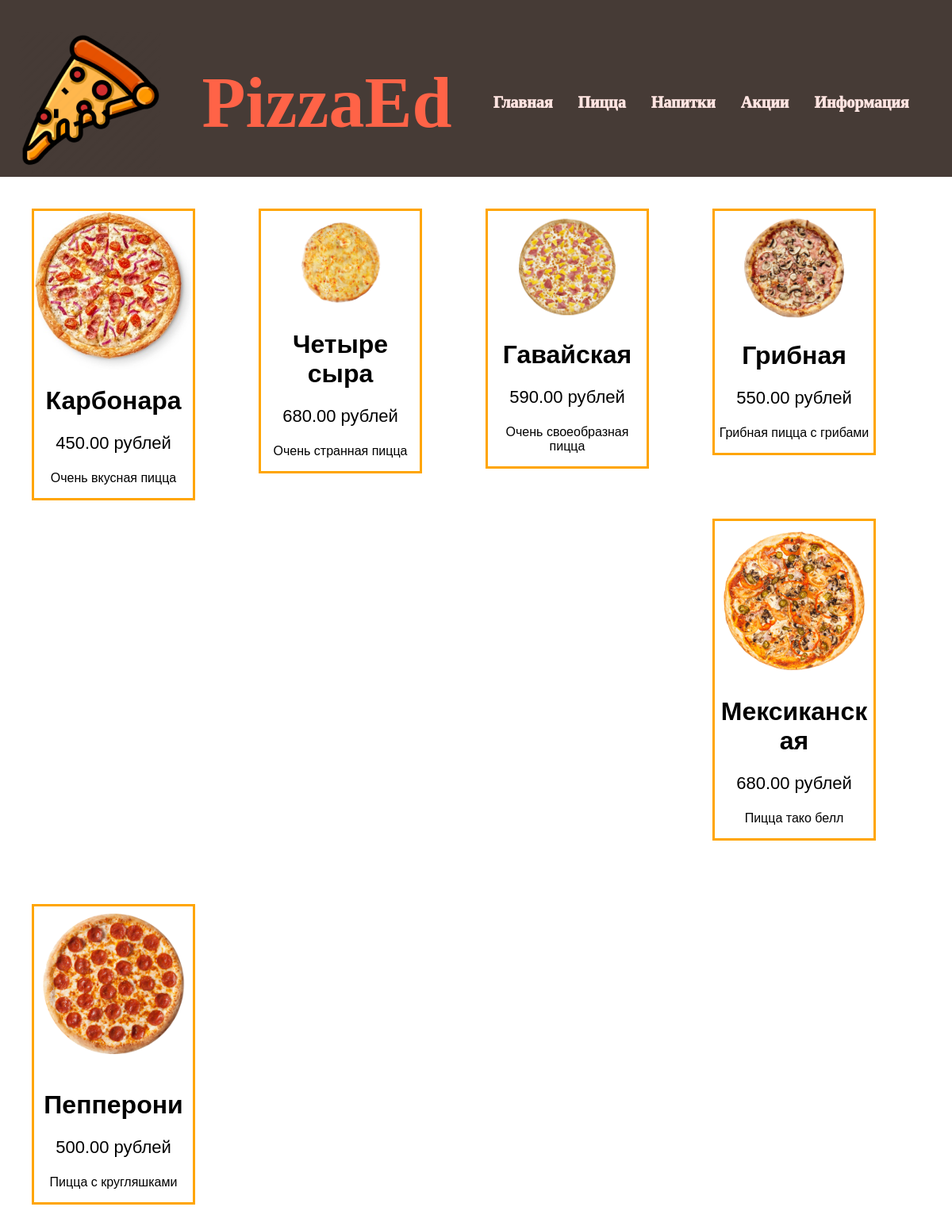
The page /Items.php?category=1 on the database its author committed.
### tables this page shows
CREATE TABLE `goods` (
  `Title` varchar(64) NOT NULL,
  `Description` varchar(512) NOT NULL,
  `SmallDescription` varchar(64) DEFAULT NULL,
  `Structure` varchar(256) DEFAULT NULL,
  `Category` int(11) DEFAULT NULL,
  `ImageSource` varchar(128) DEFAULT NULL,
  `price` decimal(15,2) DEFAULT NULL,
  `id` int(11) NOT NULL
);

### Items.php (the view, shortened to what this page needs)
<?php require 'src/db.php';
	$category = $_GET['category'];
?>
<html>
	<head>
		<link rel="stylesheet" type="text/css" href="style1.css">
	</head>
	<body>
		<div id = "wrap">
	<?php require 'src/header.php'; ?>
	<?php
		$items = mysqli_query($link,"SELECT * FROM `Goods` WHERE `Category`=$category");
		for($i = 0; $i <= 100; $i++)
		{
			$item = mysqli_fetch_assoc($items);
			if(isset($item))
			{
				echo '
				<a class = "item-font" href="../ItemInf.php?item='.$item['id'].'">
					<div class="card">
						<img src="/img/items/'.$item['ImageSource'].'" alt="'.$item['SmallDescription'].'" style="width:100%">
					<h1>'.$item['Title'].'</h1>';
				if($category != 3)
				{
					echo '<p class="price">'.$item['price'].' рублей</p>';
				}
				echo '<p>'.$item['SmallDescription'].'</p>
				</div>
				</a>';
			}
		}
	?>
		</div>
	</body>
</html>

### style1.css (style rules this page uses)
BODY { margin: 0; padding: 0; }
#wrap { width: 100%; margin: 0 auto; text-align: center; }
.card { word-wrap: break-word; border-style:solid; border-color: #FFA500; max-width: 200px; margin: 40px 40px 40px 40px; text-align: center; font-family: arial; float: left; }
.itemfont a,h1,p { color: #000 !important; text-decoration: none }
.itemfont a,h1,p:hover { color: #000 !important; text-decoration: none }
.price { color: grey; font-size: 22px; }

### rows shown on the page
goods: ImageSource (picture), Title "Карбонара", price "450.00", SmallDescription "Очень вкусная пицца"
goods: ImageSource (picture), Title "Четыре сыра", price "680.00", SmallDescription "Очень странная пицца"
goods: ImageSource (picture), Title "Гавайская", price "590.00", SmallDescription "Очень своеобразная пицца"
goods: ImageSource (picture), Title "Грибная", price "550.00", SmallDescription "Грибная пицца с грибами"
goods: ImageSource (picture), Title "Мексиканская", price "680.00", SmallDescription "Пицца тако белл"
goods: ImageSource (picture), Title "Пепперони", price "500.00", SmallDescription "Пицца с кругляшками"
